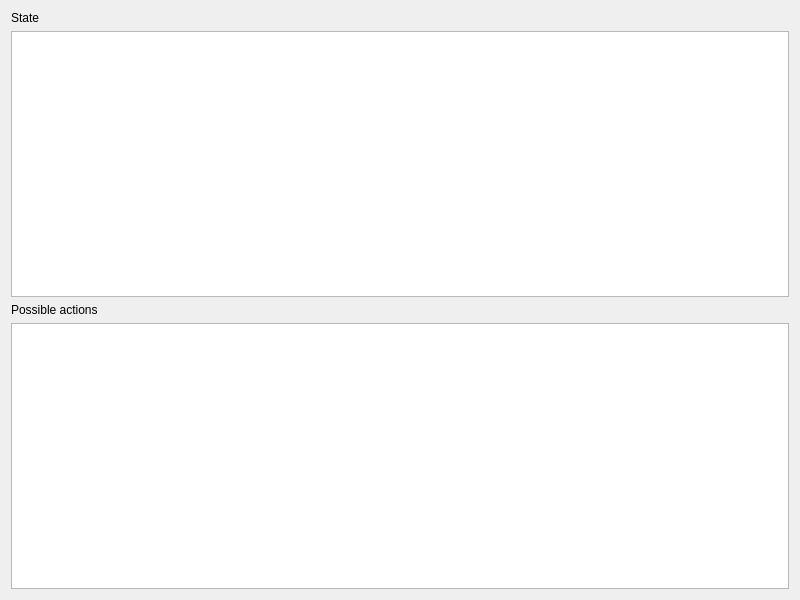
<?xml version="1.0" encoding="UTF-8"?>
<ui version="4.0">
 <class>game_dialog</class>
 <widget class="QDialog" name="game_dialog">
  <property name="geometry">
   <rect>
    <x>0</x>
    <y>0</y>
    <width>800</width>
    <height>600</height>
   </rect>
  </property>
  <property name="windowTitle">
   <string>game_dialog</string>
  </property>
  <layout class="QVBoxLayout" name="verticalLayout">
   <item>
    <widget class="QLabel" name="label">
     <property name="text">
      <string>State</string>
     </property>
    </widget>
   </item>
   <item>
    <widget class="QPlainTextEdit" name="edit_state">
     <property name="readOnly">
      <bool>true</bool>
     </property>
    </widget>
   </item>
   <item>
    <widget class="QLabel" name="label_2">
     <property name="text">
      <string>Possible actions</string>
     </property>
    </widget>
   </item>
   <item>
    <widget class="QPlainTextEdit" name="edit_actions">
     <property name="readOnly">
      <bool>true</bool>
     </property>
    </widget>
   </item>
  </layout>
 </widget>
 <resources/>
 <connections/>
</ui>
